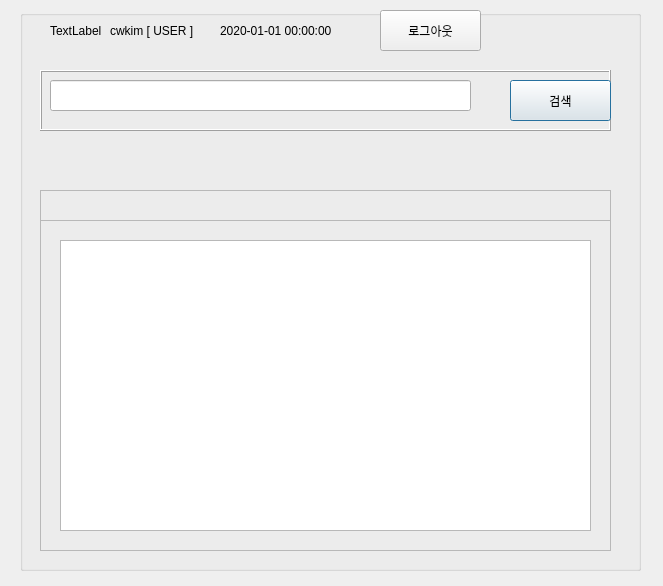
<?xml version="1.0" encoding="UTF-8"?>
<ui version="4.0">
 <class>Dialog</class>
 <widget class="QDialog" name="Dialog">
  <property name="geometry">
   <rect>
    <x>0</x>
    <y>0</y>
    <width>663</width>
    <height>586</height>
   </rect>
  </property>
  <property name="windowTitle">
   <string>Dialog</string>
  </property>
  <widget class="QGroupBox" name="groupBox">
   <property name="geometry">
    <rect>
     <x>20</x>
     <y>10</y>
     <width>621</width>
     <height>561</height>
    </rect>
   </property>
   <property name="title">
    <string/>
   </property>
   <widget class="QFrame" name="frame_2">
    <property name="geometry">
     <rect>
      <x>20</x>
      <y>60</y>
      <width>571</width>
      <height>61</height>
     </rect>
    </property>
    <property name="frameShape">
     <enum>QFrame::Box</enum>
    </property>
    <property name="frameShadow">
     <enum>QFrame::Raised</enum>
    </property>
    <widget class="QLineEdit" name="le_serch">
     <property name="geometry">
      <rect>
       <x>10</x>
       <y>10</y>
       <width>421</width>
       <height>31</height>
      </rect>
     </property>
    </widget>
    <widget class="QPushButton" name="btn_search">
     <property name="geometry">
      <rect>
       <x>470</x>
       <y>10</y>
       <width>101</width>
       <height>41</height>
      </rect>
     </property>
     <property name="text">
      <string>검색</string>
     </property>
    </widget>
   </widget>
   <widget class="QFrame" name="frame_3">
    <property name="geometry">
     <rect>
      <x>20</x>
      <y>180</y>
      <width>571</width>
      <height>31</height>
     </rect>
    </property>
    <property name="frameShape">
     <enum>QFrame::StyledPanel</enum>
    </property>
    <property name="frameShadow">
     <enum>QFrame::Raised</enum>
    </property>
    <property name="lineWidth">
     <number>8</number>
    </property>
   </widget>
   <widget class="QFrame" name="frame_4">
    <property name="geometry">
     <rect>
      <x>20</x>
      <y>210</y>
      <width>571</width>
      <height>331</height>
     </rect>
    </property>
    <property name="frameShape">
     <enum>QFrame::StyledPanel</enum>
    </property>
    <property name="frameShadow">
     <enum>QFrame::Raised</enum>
    </property>
    <widget class="QListWidget" name="list_information">
     <property name="geometry">
      <rect>
       <x>20</x>
       <y>20</y>
       <width>531</width>
       <height>291</height>
      </rect>
     </property>
    </widget>
   </widget>
   <widget class="QLabel" name="lbl_icon">
    <property name="geometry">
     <rect>
      <x>30</x>
      <y>0</y>
      <width>51</width>
      <height>41</height>
     </rect>
    </property>
    <property name="frameShape">
     <enum>QFrame::NoFrame</enum>
    </property>
    <property name="text">
     <string>TextLabel</string>
    </property>
   </widget>
   <widget class="QLabel" name="lbl_userinfo">
    <property name="geometry">
     <rect>
      <x>90</x>
      <y>0</y>
      <width>141</width>
      <height>41</height>
     </rect>
    </property>
    <property name="frameShape">
     <enum>QFrame::NoFrame</enum>
    </property>
    <property name="text">
     <string>cwkim [ USER ] </string>
    </property>
   </widget>
   <widget class="QLabel" name="lbl_date">
    <property name="geometry">
     <rect>
      <x>200</x>
      <y>0</y>
      <width>211</width>
      <height>41</height>
     </rect>
    </property>
    <property name="frameShape">
     <enum>QFrame::NoFrame</enum>
    </property>
    <property name="text">
     <string>2020-01-01 00:00:00</string>
    </property>
   </widget>
   <widget class="QPushButton" name="btn_logout">
    <property name="geometry">
     <rect>
      <x>360</x>
      <y>0</y>
      <width>101</width>
      <height>41</height>
     </rect>
    </property>
    <property name="text">
     <string>로그아웃</string>
    </property>
   </widget>
  </widget>
 </widget>
 <resources/>
 <connections/>
</ui>
